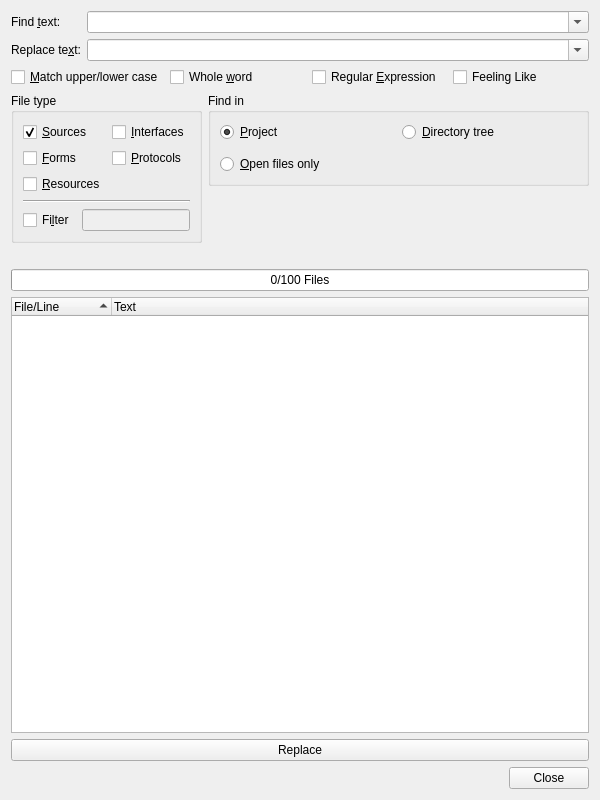
<?xml version="1.0" encoding="UTF-8"?>
<ui version="4.0">
 <class>FindFileDialog</class>
 <widget class="QWidget" name="FindFileDialog">
  <property name="geometry">
   <rect>
    <x>0</x>
    <y>0</y>
    <width>600</width>
    <height>800</height>
   </rect>
  </property>
  <property name="windowTitle">
   <string>Find in Files</string>
  </property>
  <layout class="QVBoxLayout" name="verticalLayout_3">
   <item>
    <layout class="QGridLayout" name="gridLayout_3">
     <item row="0" column="0">
      <widget class="QLabel" name="TextLabel1">
       <property name="text">
        <string>Find &amp;text:</string>
       </property>
       <property name="buddy">
        <cstring>findtextCombo</cstring>
       </property>
      </widget>
     </item>
     <item row="0" column="1">
      <widget class="QComboBox" name="findtextCombo">
       <property name="sizePolicy">
        <sizepolicy hsizetype="Expanding" vsizetype="Fixed">
         <horstretch>0</horstretch>
         <verstretch>0</verstretch>
        </sizepolicy>
       </property>
       <property name="toolTip">
        <string>Enter the search text or regular expression</string>
       </property>
       <property name="editable">
        <bool>true</bool>
       </property>
       <property name="insertPolicy">
        <enum>QComboBox::InsertAtTop</enum>
       </property>
       <property name="duplicatesEnabled">
        <bool>false</bool>
       </property>
      </widget>
     </item>
     <item row="1" column="0">
      <widget class="QLabel" name="replaceLabel">
       <property name="text">
        <string>Replace te&amp;xt:</string>
       </property>
       <property name="buddy">
        <cstring>findtextCombo</cstring>
       </property>
      </widget>
     </item>
     <item row="1" column="1">
      <widget class="QComboBox" name="replacetextCombo">
       <property name="sizePolicy">
        <sizepolicy hsizetype="Expanding" vsizetype="Fixed">
         <horstretch>0</horstretch>
         <verstretch>0</verstretch>
        </sizepolicy>
       </property>
       <property name="toolTip">
        <string>Enter the replacement text or regular expression</string>
       </property>
       <property name="editable">
        <bool>true</bool>
       </property>
       <property name="insertPolicy">
        <enum>QComboBox::InsertAtTop</enum>
       </property>
       <property name="duplicatesEnabled">
        <bool>false</bool>
       </property>
      </widget>
     </item>
    </layout>
   </item>
   <item>
    <layout class="QHBoxLayout" name="horizontalLayout_2">
     <item>
      <widget class="QCheckBox" name="caseCheckBox">
       <property name="toolTip">
        <string>Select to match case sensitive</string>
       </property>
       <property name="text">
        <string>&amp;Match upper/lower case</string>
       </property>
      </widget>
     </item>
     <item>
      <widget class="QCheckBox" name="wordCheckBox">
       <property name="toolTip">
        <string>Select to match whole words only</string>
       </property>
       <property name="text">
        <string>Whole &amp;word</string>
       </property>
      </widget>
     </item>
     <item>
      <widget class="QCheckBox" name="regexpCheckBox">
       <property name="toolTip">
        <string>Select if the searchtext is a regular expression</string>
       </property>
       <property name="text">
        <string>Regular &amp;Expression</string>
       </property>
      </widget>
     </item>
     <item>
      <widget class="QCheckBox" name="feelLikeCheckBox">
       <property name="toolTip">
        <string>Select to open the first occurence automatically</string>
       </property>
       <property name="text">
        <string>Feeling Like</string>
       </property>
      </widget>
     </item>
    </layout>
   </item>
   <item>
    <layout class="QHBoxLayout" name="horizontalLayout_4">
     <item>
      <widget class="QGroupBox" name="groupBox">
       <property name="title">
        <string>File type</string>
       </property>
       <layout class="QGridLayout" name="gridLayout">
        <item row="0" column="0">
         <widget class="QCheckBox" name="sourcesCheckBox">
          <property name="toolTip">
           <string>Search in source files</string>
          </property>
          <property name="text">
           <string>&amp;Sources</string>
          </property>
          <property name="checked">
           <bool>true</bool>
          </property>
         </widget>
        </item>
        <item row="0" column="1">
         <widget class="QCheckBox" name="interfacesCheckBox">
          <property name="toolTip">
           <string>Search in interfaces</string>
          </property>
          <property name="text">
           <string>&amp;Interfaces</string>
          </property>
         </widget>
        </item>
        <item row="1" column="0">
         <widget class="QCheckBox" name="formsCheckBox">
          <property name="toolTip">
           <string>Search in forms</string>
          </property>
          <property name="text">
           <string>&amp;Forms</string>
          </property>
         </widget>
        </item>
        <item row="1" column="1">
         <widget class="QCheckBox" name="protocolsCheckBox">
          <property name="toolTip">
           <string>Search in protocols</string>
          </property>
          <property name="text">
           <string>&amp;Protocols</string>
          </property>
         </widget>
        </item>
        <item row="2" column="0">
         <widget class="QCheckBox" name="resourcesCheckBox">
          <property name="toolTip">
           <string>Search in resources</string>
          </property>
          <property name="text">
           <string>&amp;Resources</string>
          </property>
         </widget>
        </item>
        <item row="3" column="0" colspan="2">
         <widget class="Line" name="line">
          <property name="orientation">
           <enum>Qt::Horizontal</enum>
          </property>
         </widget>
        </item>
        <item row="4" column="0" colspan="2">
         <layout class="QHBoxLayout" name="horizontalLayout">
          <item>
           <widget class="QCheckBox" name="filterCheckBox">
            <property name="toolTip">
             <string>Select to filter the files by a given filename pattern</string>
            </property>
            <property name="text">
             <string>Fi&amp;lter</string>
            </property>
           </widget>
          </item>
          <item>
           <widget class="QLineEdit" name="filterEdit">
            <property name="enabled">
             <bool>false</bool>
            </property>
            <property name="sizePolicy">
             <sizepolicy hsizetype="Minimum" vsizetype="Fixed">
              <horstretch>0</horstretch>
              <verstretch>0</verstretch>
             </sizepolicy>
            </property>
            <property name="toolTip">
             <string>Enter the filename wildcards separated by ';'</string>
            </property>
           </widget>
          </item>
         </layout>
        </item>
       </layout>
      </widget>
     </item>
     <item>
      <layout class="QVBoxLayout" name="verticalLayout_2">
       <item>
        <widget class="QGroupBox" name="groupBox_2">
         <property name="sizePolicy">
          <sizepolicy hsizetype="Expanding" vsizetype="Preferred">
           <horstretch>0</horstretch>
           <verstretch>0</verstretch>
          </sizepolicy>
         </property>
         <property name="title">
          <string>Find in</string>
         </property>
         <layout class="QVBoxLayout" name="verticalLayout">
          <item>
           <layout class="QHBoxLayout" name="horizontalLayout_3">
            <item>
             <widget class="QRadioButton" name="projectButton">
              <property name="toolTip">
               <string>Search in files of the current project</string>
              </property>
              <property name="text">
               <string>&amp;Project</string>
              </property>
              <property name="checked">
               <bool>true</bool>
              </property>
             </widget>
            </item>
            <item>
             <widget class="QRadioButton" name="dirButton">
              <property name="toolTip">
               <string>Search in files of a directory tree to be entered below</string>
              </property>
              <property name="text">
               <string>&amp;Directory tree</string>
              </property>
             </widget>
            </item>
           </layout>
          </item>
          <item>
           <widget class="E5ComboPathPicker" name="dirPicker" native="true">
            <property name="enabled">
             <bool>false</bool>
            </property>
            <property name="sizePolicy">
             <sizepolicy hsizetype="Expanding" vsizetype="Preferred">
              <horstretch>0</horstretch>
              <verstretch>0</verstretch>
             </sizepolicy>
            </property>
            <property name="focusPolicy">
             <enum>Qt::WheelFocus</enum>
            </property>
            <property name="toolTip">
             <string>Enter the directory to search in</string>
            </property>
           </widget>
          </item>
          <item>
           <layout class="QHBoxLayout" name="horizontalLayout_5">
            <item>
             <widget class="QRadioButton" name="openFilesButton">
              <property name="toolTip">
               <string>Search in open files only </string>
              </property>
              <property name="text">
               <string>&amp;Open files only</string>
              </property>
             </widget>
            </item>
           </layout>
          </item>
         </layout>
        </widget>
       </item>
       <item>
        <spacer name="verticalSpacer">
         <property name="orientation">
          <enum>Qt::Vertical</enum>
         </property>
         <property name="sizeHint" stdset="0">
          <size>
           <width>20</width>
           <height>40</height>
          </size>
         </property>
        </spacer>
       </item>
      </layout>
     </item>
    </layout>
   </item>
   <item>
    <widget class="E5SqueezeLabelPath" name="findProgressLabel">
     <property name="sizePolicy">
      <sizepolicy hsizetype="Expanding" vsizetype="Preferred">
       <horstretch>0</horstretch>
       <verstretch>0</verstretch>
      </sizepolicy>
     </property>
     <property name="text">
      <string/>
     </property>
    </widget>
   </item>
   <item>
    <widget class="QProgressBar" name="findProgress">
     <property name="toolTip">
      <string>Shows the progress of the search action</string>
     </property>
     <property name="value">
      <number>0</number>
     </property>
     <property name="orientation">
      <enum>Qt::Horizontal</enum>
     </property>
     <property name="format">
      <string>%v/%m Files</string>
     </property>
    </widget>
   </item>
   <item>
    <widget class="QTreeWidget" name="findList">
     <property name="sizePolicy">
      <sizepolicy hsizetype="Expanding" vsizetype="Expanding">
       <horstretch>0</horstretch>
       <verstretch>3</verstretch>
      </sizepolicy>
     </property>
     <property name="alternatingRowColors">
      <bool>true</bool>
     </property>
     <property name="sortingEnabled">
      <bool>true</bool>
     </property>
     <property name="columnCount">
      <number>2</number>
     </property>
     <column>
      <property name="text">
       <string>File/Line</string>
      </property>
     </column>
     <column>
      <property name="text">
       <string>Text</string>
      </property>
     </column>
    </widget>
   </item>
   <item>
    <widget class="QPushButton" name="replaceButton">
     <property name="toolTip">
      <string>Press to apply the selected replacements</string>
     </property>
     <property name="text">
      <string>Replace</string>
     </property>
    </widget>
   </item>
   <item>
    <widget class="QDialogButtonBox" name="buttonBox">
     <property name="orientation">
      <enum>Qt::Horizontal</enum>
     </property>
     <property name="standardButtons">
      <set>QDialogButtonBox::Close</set>
     </property>
    </widget>
   </item>
  </layout>
 </widget>
 <customwidgets>
  <customwidget>
   <class>E5SqueezeLabelPath</class>
   <extends>QLabel</extends>
   <header>E5Gui/E5SqueezeLabels.h</header>
  </customwidget>
  <customwidget>
   <class>E5ComboPathPicker</class>
   <extends>QWidget</extends>
   <header>E5Gui/E5PathPicker.h</header>
   <container>1</container>
  </customwidget>
 </customwidgets>
 <tabstops>
  <tabstop>findtextCombo</tabstop>
  <tabstop>replacetextCombo</tabstop>
  <tabstop>caseCheckBox</tabstop>
  <tabstop>wordCheckBox</tabstop>
  <tabstop>regexpCheckBox</tabstop>
  <tabstop>feelLikeCheckBox</tabstop>
  <tabstop>sourcesCheckBox</tabstop>
  <tabstop>formsCheckBox</tabstop>
  <tabstop>resourcesCheckBox</tabstop>
  <tabstop>interfacesCheckBox</tabstop>
  <tabstop>protocolsCheckBox</tabstop>
  <tabstop>filterCheckBox</tabstop>
  <tabstop>filterEdit</tabstop>
  <tabstop>projectButton</tabstop>
  <tabstop>dirButton</tabstop>
  <tabstop>dirPicker</tabstop>
  <tabstop>openFilesButton</tabstop>
  <tabstop>findList</tabstop>
  <tabstop>replaceButton</tabstop>
 </tabstops>
 <resources/>
 <connections>
  <connection>
   <sender>buttonBox</sender>
   <signal>rejected()</signal>
   <receiver>FindFileDialog</receiver>
   <slot>close()</slot>
   <hints>
    <hint type="sourcelabel">
     <x>59</x>
     <y>739</y>
    </hint>
    <hint type="destinationlabel">
     <x>34</x>
     <y>660</y>
    </hint>
   </hints>
  </connection>
  <connection>
   <sender>filterCheckBox</sender>
   <signal>toggled(bool)</signal>
   <receiver>filterEdit</receiver>
   <slot>setEnabled(bool)</slot>
   <hints>
    <hint type="sourcelabel">
     <x>53</x>
     <y>195</y>
    </hint>
    <hint type="destinationlabel">
     <x>191</x>
     <y>196</y>
    </hint>
   </hints>
  </connection>
  <connection>
   <sender>dirButton</sender>
   <signal>toggled(bool)</signal>
   <receiver>dirPicker</receiver>
   <slot>setEnabled(bool)</slot>
   <hints>
    <hint type="sourcelabel">
     <x>409</x>
     <y>144</y>
    </hint>
    <hint type="destinationlabel">
     <x>408</x>
     <y>176</y>
    </hint>
   </hints>
  </connection>
 </connections>
</ui>
